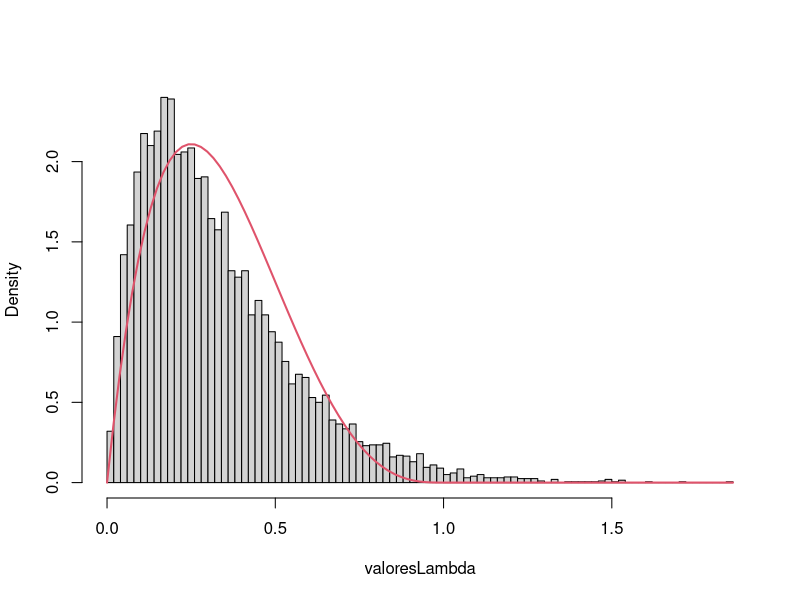
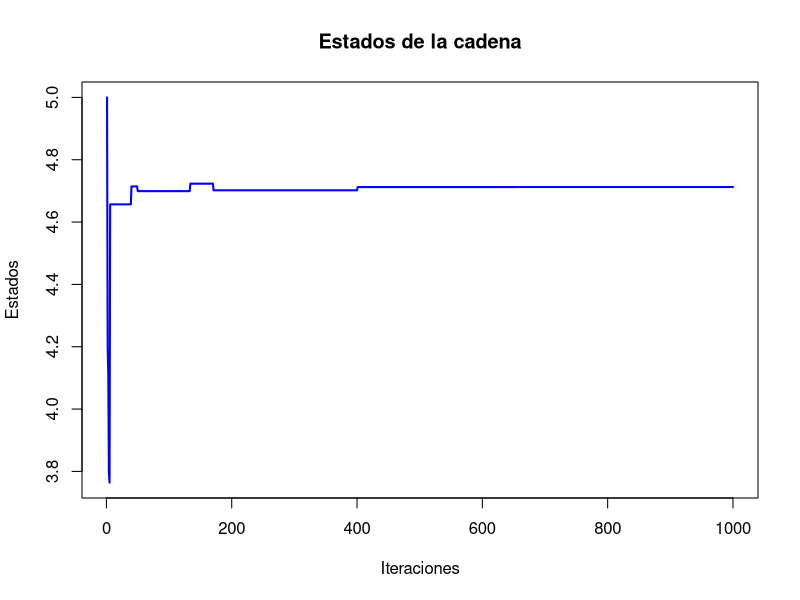

R code for these plots, in order:
## ---- chunk 1
set.seed(2024)
## ---- chunk 2
f <- function(x) {
  exp(-x^2) / (1 + x^2)
}
## ---- chunk 3
# Método de Montecarlo para aproximar la integral
montecarlo_integration <- function(N) {
  # Generamos N muestras aleatorias entre 0 y 1
  x <- runif(N, 0, 1)
  
  # Evaluamos la función en los puntos muestreados
  fx <- f(x)
  
  # Estimar la integral como el promedio de f(x)
  integral_estimate <- mean(fx)

  return(integral_estimate)
}

N <- 100000  # número de muestras

montecarlo_result <- montecarlo_integration(N)

cat("Aproximación de la integral por Montecarlo:", montecarlo_result, "\n")

## ---- chunk 4
integral_exacta <- integrate(f, 0, 1)
cat("Aproximación de la integral por Integrate:", integral_exacta$value, "\n")
cat("El error absoluto de Integrate:", integral_exacta$abs.error, "\n")
## ---- chunk 5
montecarlo_result - integral_exacta$value
## ---- chunk 6
f_L <- function(L) {
  return(exp(-L)) 
}
## ---- chunk 7
g_L <- function(L) {
  return(dnorm(L, mean = 3, sd = 2))
}
## ---- chunk 8
# Establecemos la semilla

n <- 10^4  # número de muestras

# Generar muestras de la distribución normal g
L_samples <- rnorm(n, mean = 3, sd = 2)

# Estimamos el valor esperado usando la importancia ponderada
pesos <- f_L(L_samples) / g_L(L_samples)
perdidas_esperadas <- mean(L_samples * pesos)

cat("La estimación del valor esperado de la pérdida usando muestreo por importancia es:", 
    perdidas_esperadas, "\n")

## ---- chunk 9
tiempos <- c(2.72, 1.93, 1.76, 0.49, 6.12, 0.43, 4.01, 1.71, 2.01, 5.96)

# Definición de las funciones de densidad
objetivo <- function(lambda, x) {
  lambda * exp(-lambda * x)
}

previa <- function(lambda) {
  dgamma(lambda, shape = 2, rate = 1)
}
## ---- chunk 10
n <- 10000
valoresLambda <- numeric(n)

for (i in 1:n) {
  repeat {
    # Generar candidato de la distribución prior
    lambda <- rgamma(1, shape = 2, rate = 1)
    
    # Generar variable uniforme
    u <- runif(1)
    
    # Verificar aceptación
    if (u < min(objetivo(lambda, tiempos) / previa(lambda))) {
      valoresLambda[i] <- lambda
      break
    }
  }
}
## ---- chunk 11
ngen <- n  
cat("Número de generaciones = ", ngen, "\n")
cat("Número medio de aceptados = ", ngen / 10^4, "\n")
cat("Proporción de rechazos = ", 1 - 10^4 / ngen, "\n")

lambda_est <- 1 / mean(tiempos)

hist(valoresLambda, breaks = "FD", freq = FALSE, main = "")
curve(dbeta(x, 2, 4), col = 2, lwd = 2, add = TRUE)
## ---- chunk 12
cred_interval <- quantile(valoresLambda, probs = c(0.005, 0.995))
cat("Intervalo de credibilidad al 99%: [", cred_interval[1], ", ", cred_interval[2], "]\n")
## ---- chunk 13
lambda_hip <- 0.5
if(lambda_hip >= cred_interval[1] && lambda_hip <= cred_interval[2]) {
  cat("No se rechaza la hipótesis lambda = 0.5, está dentro del intervalo de credibilidad.\n")
} else {
  cat("Se rechaza la hipótesis lambda = 0.5, está fuera del intervalo de credibilidad.\n")
}
## ---- chunk 14
f <- function(x) {
  return(exp(sin(10 * x) / (10 * cos(x))))
}
## ---- chunk 15
resim <- function(f, alpha = 0.5, s0 = 5, niter = 1000, mini = 0, maxi = 10) {
  s_n <- s0
  estados <- rep(0, niter)
  iter_count <- 0
  for (k in 1:niter) {
    estados[k] <- s_n
    T <- (1 - alpha)^k  # Enfriamiento
    s_new <- rnorm(1, s_n, 1)
    
    # Asegurarse de que la nueva solución esté dentro de los límites
    if (s_new < mini) { s_new <- mini }
    if (s_new > maxi) { s_new <- maxi }
    
    dif <- f(s_new) - f(s_n)
    if (dif < 0) {
      s_n <- s_new
    } else {
      random <- runif(1, 0, 1)
      if (random < exp(-dif / T)) {
        s_n <- s_new
      }
    }
    iter_count <- iter_count + 1
  }
  return(list(r = s_n, e = estados))
}
## ---- chunk 16
Resultado <- resim(f, 0.1, 5, 1000, 0, 10)
## ---- chunk 17
Resultado$r  # Minimo global
plot(Resultado$e, type = "l", col = "blue", lwd = 2, 
     ylab = "Estados", xlab = "Iteraciones", main = "Estados de la cadena")
